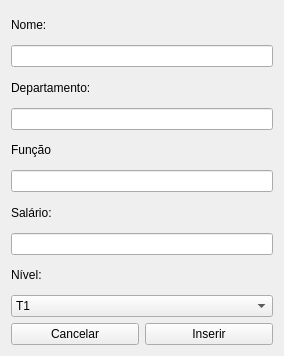
<?xml version="1.0" encoding="UTF-8"?>
<ui version="4.0">
 <class>Form</class>
 <widget class="QWidget" name="Form">
  <property name="windowModality">
   <enum>Qt::NonModal</enum>
  </property>
  <property name="geometry">
   <rect>
    <x>0</x>
    <y>0</y>
    <width>284</width>
    <height>356</height>
   </rect>
  </property>
  <property name="contextMenuPolicy">
   <enum>Qt::DefaultContextMenu</enum>
  </property>
  <property name="windowTitle">
   <string>Novo técnico</string>
  </property>
  <layout class="QGridLayout" name="gridLayout">
   <item row="3" column="0" colspan="2">
    <widget class="QLineEdit" name="departamento_input"/>
   </item>
   <item row="10" column="1">
    <widget class="QPushButton" name="Inserir">
     <property name="text">
      <string>Inserir</string>
     </property>
    </widget>
   </item>
   <item row="0" column="0">
    <widget class="QLabel" name="nome_label">
     <property name="text">
      <string>Nome:</string>
     </property>
    </widget>
   </item>
   <item row="7" column="0" colspan="2">
    <widget class="QLineEdit" name="salario_input"/>
   </item>
   <item row="4" column="0">
    <widget class="QLabel" name="funcao_label">
     <property name="text">
      <string>Função</string>
     </property>
    </widget>
   </item>
   <item row="6" column="0">
    <widget class="QLabel" name="salario_label">
     <property name="text">
      <string>Salário:</string>
     </property>
    </widget>
   </item>
   <item row="8" column="0">
    <widget class="QLabel" name="nivel_label">
     <property name="text">
      <string>Nível:</string>
     </property>
    </widget>
   </item>
   <item row="5" column="0" colspan="2">
    <widget class="QLineEdit" name="funcao_input"/>
   </item>
   <item row="2" column="0">
    <widget class="QLabel" name="departamento_label">
     <property name="text">
      <string>Departamento:</string>
     </property>
    </widget>
   </item>
   <item row="9" column="0" colspan="2">
    <widget class="KComboBox" name="nivel_input">
     <item>
      <property name="text">
       <string>T1</string>
      </property>
     </item>
     <item>
      <property name="text">
       <string>T2</string>
      </property>
     </item>
    </widget>
   </item>
   <item row="1" column="0" colspan="2">
    <widget class="QLineEdit" name="nome_input">
     <property name="autoFillBackground">
      <bool>false</bool>
     </property>
     <property name="inputMethodHints">
      <set>Qt::ImhNone</set>
     </property>
     <property name="maxLength">
      <number>90</number>
     </property>
     <property name="frame">
      <bool>true</bool>
     </property>
    </widget>
   </item>
   <item row="10" column="0">
    <widget class="QPushButton" name="Cancelar">
     <property name="text">
      <string>Cancelar</string>
     </property>
    </widget>
   </item>
  </layout>
 </widget>
 <customwidgets>
  <customwidget>
   <class>KComboBox</class>
   <extends>QComboBox</extends>
   <header>kcombobox.h</header>
  </customwidget>
 </customwidgets>
 <tabstops>
  <tabstop>nome_input</tabstop>
  <tabstop>departamento_input</tabstop>
  <tabstop>funcao_input</tabstop>
  <tabstop>salario_input</tabstop>
  <tabstop>nivel_input</tabstop>
  <tabstop>Cancelar</tabstop>
  <tabstop>Inserir</tabstop>
 </tabstops>
 <resources/>
 <connections/>
</ui>
